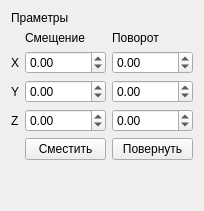
                                <widget class="QWidget" name="CameraTab">
                                    <attribute name="title">
                                        <string>Камера</string>
                                    </attribute>
                                    <layout class="QVBoxLayout" name="verticalLayout_7">
                                        <item>
                                            <widget class="QLabel" name="label_16">
                                                <property name="text">
                                                    <string>Праметры</string>
                                                </property>
                                            </widget>
                                        </item>
                                        <item>
                                            <layout class="QGridLayout" name="gridLayout_4">
                                                <item row="1" column="1">
                                                    <widget class="QDoubleSpinBox" name="cmxSB">
                                                        <property name="minimum">
                                                            <double>-99999.000000000000000</double>
                                                        </property>
                                                        <property name="maximum">
                                                            <double>99999.000000000000000</double>
                                                        </property>
                                                    </widget>
                                                </item>
                                                <item row="1" column="0">
                                                    <widget class="QLabel" name="label_23">
                                                        <property name="text">
                                                            <string>X</string>
                                                        </property>
                                                    </widget>
                                                </item>
                                                <item row="0" column="2">
                                                    <widget class="QLabel" name="label_22">
                                                        <property name="text">
                                                            <string>Поворот</string>
                                                        </property>
                                                    </widget>
                                                </item>
                                                <item row="2" column="1">
                                                    <widget class="QDoubleSpinBox" name="cmySB">
                                                        <property name="minimum">
                                                            <double>-99999.000000000000000</double>
                                                        </property>
                                                        <property name="maximum">
                                                            <double>99999.000000000000000</double>
                                                        </property>
                                                    </widget>
                                                </item>
                                                <item row="2" column="2">
                                                    <widget class="QDoubleSpinBox" name="crySB">
                                                        <property name="minimum">
                                                            <double>-99999.000000000000000</double>
                                                        </property>
                                                        <property name="maximum">
                                                            <double>99999.000000000000000</double>
                                                        </property>
                                                    </widget>
                                                </item>
                                                <item row="0" column="1">
                                                    <widget class="QLabel" name="label_25">
                                                        <property name="text">
                                                            <string>Смещение</string>
                                                        </property>
                                                    </widget>
                                                </item>
                                                <item row="3" column="0">
                                                    <widget class="QLabel" name="label_24">
                                                        <property name="text">
                                                            <string>Z</string>
                                                        </property>
                                                    </widget>
                                                </item>
                                                <item row="4" column="1">
                                                    <widget class="QPushButton" name="cMoveButoon">
                                                        <property name="text">
                                                            <string>Сместить</string>
                                                        </property>
                                                    </widget>
                                                </item>
                                                <item row="4" column="2">
                                                    <widget class="QPushButton" name="mRotateButton_2">
                                                        <property name="text">
                                                            <string>Повернуть</string>
                                                        </property>
                                                    </widget>
                                                </item>
                                                <item row="1" column="2">
                                                    <widget class="QDoubleSpinBox" name="crxSB">
                                                        <property name="minimum">
                                                            <double>-99999.000000000000000</double>
                                                        </property>
                                                        <property name="maximum">
                                                            <double>99999.000000000000000</double>
                                                        </property>
                                                    </widget>
                                                </item>
                                                <item row="3" column="1">
                                                    <widget class="QDoubleSpinBox" name="cmzSB">
                                                        <property name="minimum">
                                                            <double>-99999.000000000000000</double>
                                                        </property>
                                                        <property name="maximum">
                                                            <double>99999.000000000000000</double>
                                                        </property>
                                                    </widget>
                                                </item>
                                                <item row="3" column="2">
                                                    <widget class="QDoubleSpinBox" name="crzSB">
                                                        <property name="minimum">
                                                            <double>-99999.000000000000000</double>
                                                        </property>
                                                        <property name="maximum">
                                                            <double>99999.000000000000000</double>
                                                        </property>
                                                    </widget>
                                                </item>
                                                <item row="2" column="0">
                                                    <widget class="QLabel" name="label_17">
                                                        <property name="text">
                                                            <string>Y</string>
                                                        </property>
                                                    </widget>
                                                </item>
                                            </layout>
                                        </item>
                                        <item>
                                            <spacer name="verticalSpacer_4">
                                                <property name="orientation">
                                                    <enum>Qt::Vertical</enum>
                                                </property>
                                                <property name="sizeHint" stdset="0">
                                                    <size>
                                                        <width>20</width>
                                                        <height>40</height>
                                                    </size>
                                                </property>
                                            </spacer>
                                        </item>
                                    </layout>
                                </widget>
